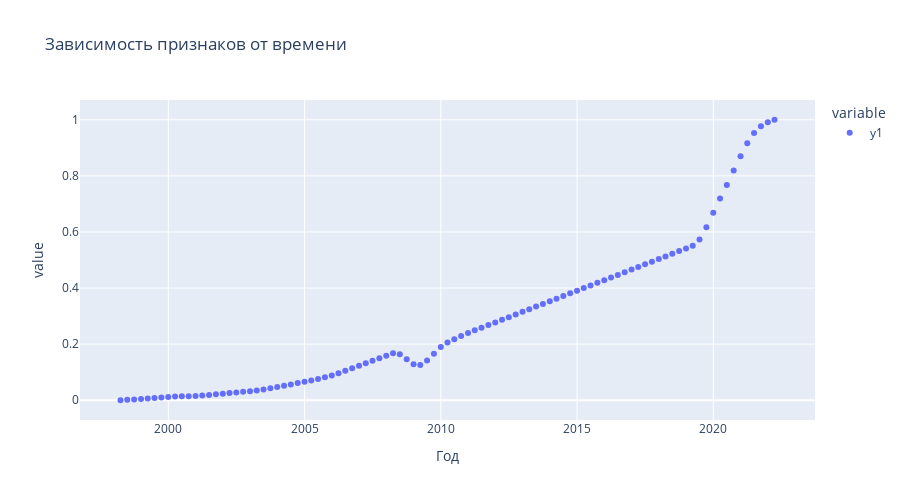

Write notebook code for a chart like this one.
### Markdown cell above
## Добавление шума в данные

### Code cell
# px.scatter(data, title="Зависимость признаков от времени", height=500)
px.scatter(data['y1'], title="Зависимость признаков от времени", height=500)
